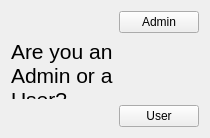
         <widget class="QWidget" name="admin_or_user">
          <layout class="QGridLayout" name="gridLayout_8">
           <item row="0" column="1">
            <widget class="QPushButton" name="btn_choose_admin">
             <property name="cursor">
              <cursorShape>PointingHandCursor</cursorShape>
             </property>
             <property name="text">
              <string>Admin</string>
             </property>
            </widget>
           </item>
           <item row="1" column="0">
            <widget class="QLabel" name="lbl_a_or_u">
             <property name="maximumSize">
              <size>
               <width>300</width>
               <height>60</height>
              </size>
             </property>
             <property name="text">
              <string>&lt;html&gt;&lt;head/&gt;&lt;body&gt;&lt;p&gt;&lt;span style=&quot; font-size:16pt;&quot;&gt;Are you an Admin or a User?&lt;/span&gt;&lt;/p&gt;&lt;/body&gt;&lt;/html&gt;</string>
             </property>
             <property name="textFormat">
              <enum>Qt::TextFormat::RichText</enum>
             </property>
             <property name="wordWrap">
              <bool>true</bool>
             </property>
            </widget>
           </item>
           <item row="2" column="1">
            <widget class="QPushButton" name="btn_choose_user">
             <property name="cursor">
              <cursorShape>PointingHandCursor</cursorShape>
             </property>
             <property name="text">
              <string>User</string>
             </property>
            </widget>
           </item>
          </layout>
         </widget>
